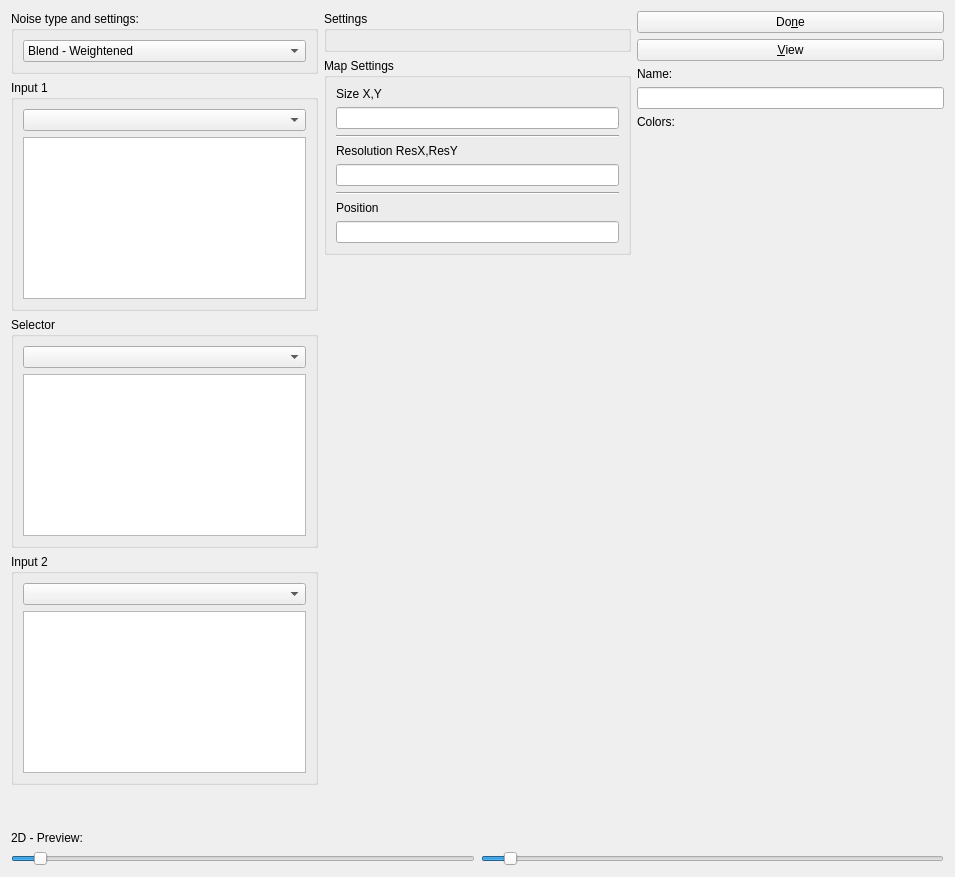
<?xml version="1.0" encoding="UTF-8"?>
<ui version="4.0">
 <class>MFNoiseSelector</class>
 <widget class="QWidget" name="MFNoiseSelector">
  <property name="geometry">
   <rect>
    <x>0</x>
    <y>0</y>
    <width>955</width>
    <height>877</height>
   </rect>
  </property>
  <property name="windowTitle">
   <string>Form</string>
  </property>
  <layout class="QVBoxLayout" name="verticalLayout_3">
   <item>
    <layout class="QHBoxLayout" name="layoutHSettings">
     <property name="bottomMargin">
      <number>10</number>
     </property>
     <item>
      <layout class="QVBoxLayout" name="verticalLayoutSettings">
       <item>
        <widget class="QGroupBox" name="groupBox_3">
         <property name="minimumSize">
          <size>
           <width>240</width>
           <height>0</height>
          </size>
         </property>
         <property name="title">
          <string>Noise type and settings:</string>
         </property>
         <layout class="QVBoxLayout" name="verticalLayout_2">
          <item>
           <widget class="QComboBox" name="comboBoxSelectorType">
            <property name="currentIndex">
             <number>0</number>
            </property>
            <item>
             <property name="text">
              <string>Blend - Weightened</string>
             </property>
            </item>
            <item>
             <property name="text">
              <string>Select - Hard decission</string>
             </property>
            </item>
           </widget>
          </item>
         </layout>
        </widget>
       </item>
       <item>
        <widget class="QGroupBox" name="groupBoxInput1">
         <property name="title">
          <string>Input 1</string>
         </property>
         <layout class="QVBoxLayout" name="verticalLayout_4">
          <item>
           <widget class="QComboBox" name="comboBoxType1">
            <property name="currentIndex">
             <number>-1</number>
            </property>
            <item>
             <property name="text">
              <string>Generator</string>
             </property>
            </item>
            <item>
             <property name="text">
              <string>Combiner</string>
             </property>
            </item>
            <item>
             <property name="text">
              <string>Modifier</string>
             </property>
            </item>
            <item>
             <property name="text">
              <string>Selector</string>
             </property>
            </item>
            <item>
             <property name="text">
              <string>Transformer</string>
             </property>
            </item>
           </widget>
          </item>
          <item>
           <widget class="QListWidget" name="listWidgetInput1"/>
          </item>
         </layout>
        </widget>
       </item>
       <item>
        <widget class="QGroupBox" name="groupBoxInput2_2">
         <property name="title">
          <string>Selector</string>
         </property>
         <layout class="QVBoxLayout" name="verticalLayout_6">
          <item>
           <widget class="QComboBox" name="comboBoxSelectorModule">
            <property name="currentIndex">
             <number>-1</number>
            </property>
            <item>
             <property name="text">
              <string>Generator</string>
             </property>
            </item>
            <item>
             <property name="text">
              <string>Combiner</string>
             </property>
            </item>
            <item>
             <property name="text">
              <string>Modifier</string>
             </property>
            </item>
            <item>
             <property name="text">
              <string>Selector</string>
             </property>
            </item>
            <item>
             <property name="text">
              <string>Transformer</string>
             </property>
            </item>
           </widget>
          </item>
          <item>
           <widget class="QListWidget" name="listWidgetSelector"/>
          </item>
         </layout>
        </widget>
       </item>
       <item>
        <widget class="QGroupBox" name="groupBoxInput2">
         <property name="title">
          <string>Input 2</string>
         </property>
         <layout class="QVBoxLayout" name="verticalLayout_5">
          <item>
           <widget class="QComboBox" name="comboBoxType2">
            <property name="currentIndex">
             <number>-1</number>
            </property>
            <item>
             <property name="text">
              <string>Generator</string>
             </property>
            </item>
            <item>
             <property name="text">
              <string>Combiner</string>
             </property>
            </item>
            <item>
             <property name="text">
              <string>Modifier</string>
             </property>
            </item>
            <item>
             <property name="text">
              <string>Selector</string>
             </property>
            </item>
            <item>
             <property name="text">
              <string>Transformer</string>
             </property>
            </item>
           </widget>
          </item>
          <item>
           <widget class="QListWidget" name="listWidgetInput2"/>
          </item>
         </layout>
        </widget>
       </item>
       <item>
        <spacer name="verticalSpacer_2">
         <property name="orientation">
          <enum>Qt::Vertical</enum>
         </property>
         <property name="sizeHint" stdset="0">
          <size>
           <width>20</width>
           <height>40</height>
          </size>
         </property>
        </spacer>
       </item>
       <item>
        <spacer name="horizontalSpacer">
         <property name="orientation">
          <enum>Qt::Horizontal</enum>
         </property>
         <property name="sizeHint" stdset="0">
          <size>
           <width>40</width>
           <height>20</height>
          </size>
         </property>
        </spacer>
       </item>
      </layout>
     </item>
     <item>
      <layout class="QVBoxLayout" name="leftVLayout">
       <item>
        <widget class="QGroupBox" name="groupBoxSettings">
         <property name="title">
          <string>Settings</string>
         </property>
         <layout class="QVBoxLayout" name="verticalLayout_7"/>
        </widget>
       </item>
       <item>
        <widget class="QGroupBox" name="groupBox_2">
         <property name="minimumSize">
          <size>
           <width>100</width>
           <height>0</height>
          </size>
         </property>
         <property name="title">
          <string>Map Settings</string>
         </property>
         <layout class="QVBoxLayout" name="verticalLayout">
          <item>
           <widget class="QLabel" name="label_2">
            <property name="text">
             <string>Size X,Y</string>
            </property>
           </widget>
          </item>
          <item>
           <widget class="QLineEdit" name="sizeXY"/>
          </item>
          <item>
           <widget class="Line" name="line">
            <property name="orientation">
             <enum>Qt::Horizontal</enum>
            </property>
           </widget>
          </item>
          <item>
           <widget class="QLabel" name="label_3">
            <property name="text">
             <string>Resolution ResX,ResY</string>
            </property>
           </widget>
          </item>
          <item>
           <widget class="QLineEdit" name="ResolutionXY"/>
          </item>
          <item>
           <widget class="Line" name="line_2">
            <property name="orientation">
             <enum>Qt::Horizontal</enum>
            </property>
           </widget>
          </item>
          <item>
           <widget class="QLabel" name="label_4">
            <property name="text">
             <string>Position</string>
            </property>
           </widget>
          </item>
          <item>
           <widget class="QLineEdit" name="posXY"/>
          </item>
         </layout>
        </widget>
       </item>
       <item>
        <spacer name="verticalSpacer_3">
         <property name="orientation">
          <enum>Qt::Vertical</enum>
         </property>
         <property name="sizeHint" stdset="0">
          <size>
           <width>20</width>
           <height>40</height>
          </size>
         </property>
        </spacer>
       </item>
      </layout>
     </item>
     <item>
      <layout class="QVBoxLayout" name="verticalLayoutRight">
       <item>
        <widget class="QPushButton" name="buttonDone">
         <property name="text">
          <string>Do&amp;ne</string>
         </property>
        </widget>
       </item>
       <item>
        <widget class="QPushButton" name="buttonView">
         <property name="text">
          <string>&amp;View</string>
         </property>
        </widget>
       </item>
       <item>
        <widget class="QLabel" name="label">
         <property name="text">
          <string>Name:</string>
         </property>
        </widget>
       </item>
       <item>
        <widget class="QLineEdit" name="lineEditName"/>
       </item>
       <item>
        <widget class="QLabel" name="labelColors">
         <property name="minimumSize">
          <size>
           <width>250</width>
           <height>0</height>
          </size>
         </property>
         <property name="text">
          <string>Colors:</string>
         </property>
        </widget>
       </item>
       <item>
        <layout class="QVBoxLayout" name="verticalLayoutColors"/>
       </item>
       <item>
        <spacer name="verticalSpacer">
         <property name="orientation">
          <enum>Qt::Vertical</enum>
         </property>
         <property name="sizeHint" stdset="0">
          <size>
           <width>20</width>
           <height>40</height>
          </size>
         </property>
        </spacer>
       </item>
       <item>
        <spacer name="horizontalSpacer_2">
         <property name="orientation">
          <enum>Qt::Horizontal</enum>
         </property>
         <property name="sizeHint" stdset="0">
          <size>
           <width>270</width>
           <height>20</height>
          </size>
         </property>
        </spacer>
       </item>
      </layout>
     </item>
    </layout>
   </item>
   <item>
    <widget class="QLabel" name="label_5">
     <property name="text">
      <string>2D - Preview:</string>
     </property>
    </widget>
   </item>
   <item>
    <layout class="QHBoxLayout" name="horizontalLayout">
     <item>
      <layout class="QVBoxLayout" name="layoutVInputNoise">
       <item>
        <widget class="QSlider" name="sliderSelector">
         <property name="minimum">
          <number>1</number>
         </property>
         <property name="maximum">
          <number>1000</number>
         </property>
         <property name="value">
          <number>50</number>
         </property>
         <property name="orientation">
          <enum>Qt::Horizontal</enum>
         </property>
        </widget>
       </item>
      </layout>
     </item>
     <item>
      <layout class="QVBoxLayout" name="layoutVOut">
       <item>
        <widget class="QSlider" name="sliderOutput">
         <property name="minimum">
          <number>1</number>
         </property>
         <property name="maximum">
          <number>1000</number>
         </property>
         <property name="value">
          <number>50</number>
         </property>
         <property name="orientation">
          <enum>Qt::Horizontal</enum>
         </property>
        </widget>
       </item>
       <item>
        <spacer name="spacerXYOut">
         <property name="orientation">
          <enum>Qt::Vertical</enum>
         </property>
         <property name="sizeHint" stdset="0">
          <size>
           <width>20</width>
           <height>40</height>
          </size>
         </property>
        </spacer>
       </item>
      </layout>
     </item>
    </layout>
   </item>
  </layout>
 </widget>
 <resources/>
 <connections/>
</ui>
